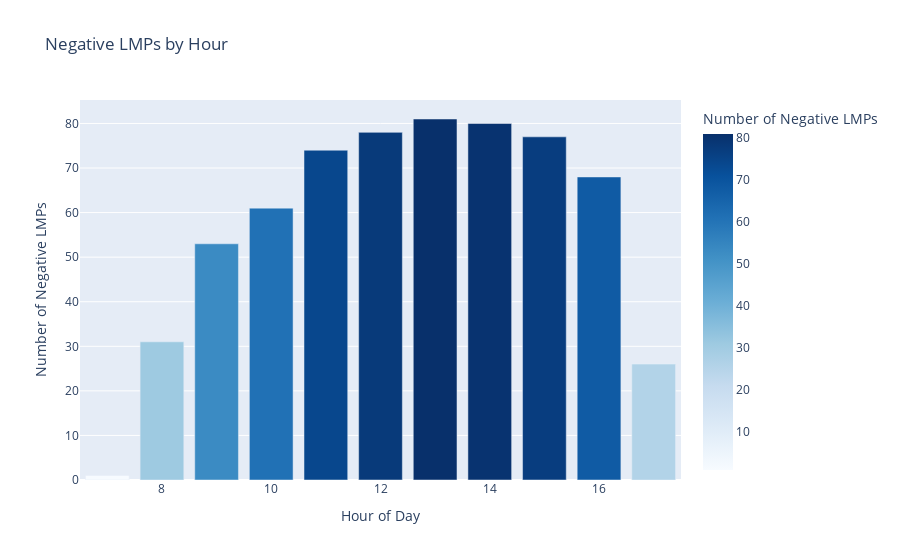

The cell this chart's notebook holds for it:
### Code cell
negative_lmps = merged_df[merged_df['LMP'] < 0]
negative_lmps.set_index('Time', inplace=True)
negative_lmps['hour'] = negative_lmps.index.hour
negative_lmps['month'] = negative_lmps.index.month

# # Count by hour
# negative_lmps.groupby('hour').size().plot(kind='bar', title='Negative LMPs by Hour')

# Group and reset index for Plotly
hourly_counts = negative_lmps.groupby('hour').size().reset_index(name='count')

# Plot with Plotly
fig = px.bar(hourly_counts, x='hour', y='count',
             title='Negative LMPs by Hour',
             labels={'hour': 'Hour of Day', 'count': 'Number of Negative LMPs'},
             color='count',
             color_continuous_scale='Blues')

fig.show()

### Figure 1 — Plotly figure (JSON) as saved in the notebook; plotly's stock layout.template omitted (floating-point values rounded to 4 significant figures)
{"data": [{"hovertemplate": "Hour of Day=%{x}<br>Number of Negative LMPs=%{marker.color}<extra></extra>", "legendgroup": "", "marker": {"color": [1, 31, 53, 61, 74, 78, 81, 80, 77, 68, 26], "coloraxis": "coloraxis", "pattern": {"shape": ""}}, "name": "", "orientation": "v", "showlegend": false, "textposition": "auto", "type": "bar", "x": [7, 8, 9, 10, 11, 12, 13, 14, 15, 16, 17], "xaxis": "x", "y": [1, 31, 53, 61, 74, 78, 81, 80, 77, 68, 26], "yaxis": "y"}], "layout": {"barmode": "relative", "coloraxis": {"colorbar": {"title": {"text": "Number of Negative LMPs"}}, "colorscale": [[0, "rgb(247,251,255)"], [0.125, "rgb(222,235,247)"], [0.25, "rgb(198,219,239)"], [0.375, "rgb(158,202,225)"], [0.5, "rgb(107,174,214)"], [0.625, "rgb(66,146,198)"], [0.75, "rgb(33,113,181)"], [0.875, "rgb(8,81,156)"], [1, "rgb(8,48,107)"]]}, "legend": {"tracegroupgap": 0}, "title": {"text": "Negative LMPs by Hour"}, "xaxis": {"anchor": "y", "domain": [0, 1], "title": {"text": "Hour of Day"}}, "yaxis": {"anchor": "x", "domain": [0, 1], "title": {"text": "Number of Negative LMPs"}}}}
